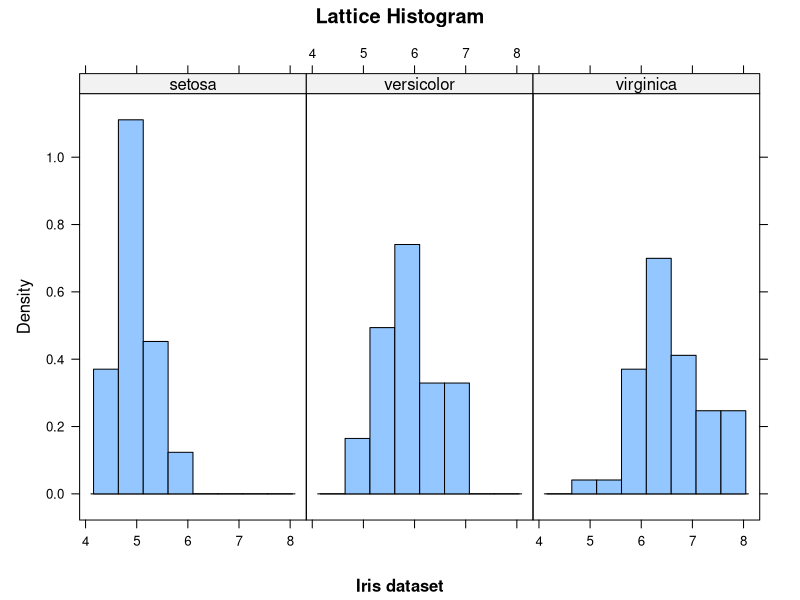
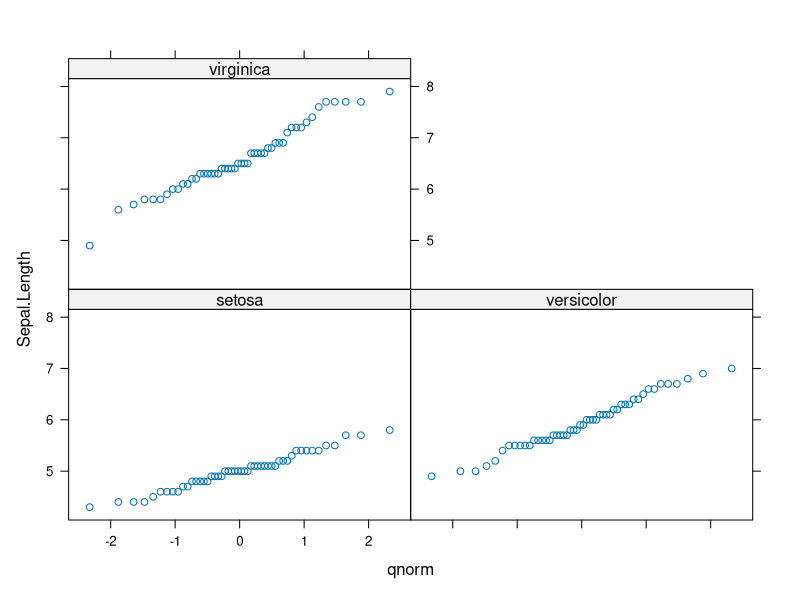
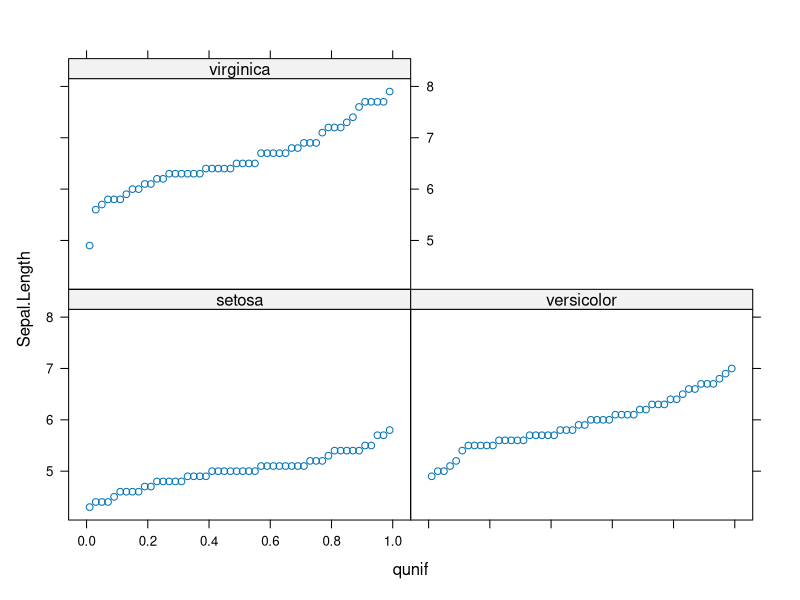
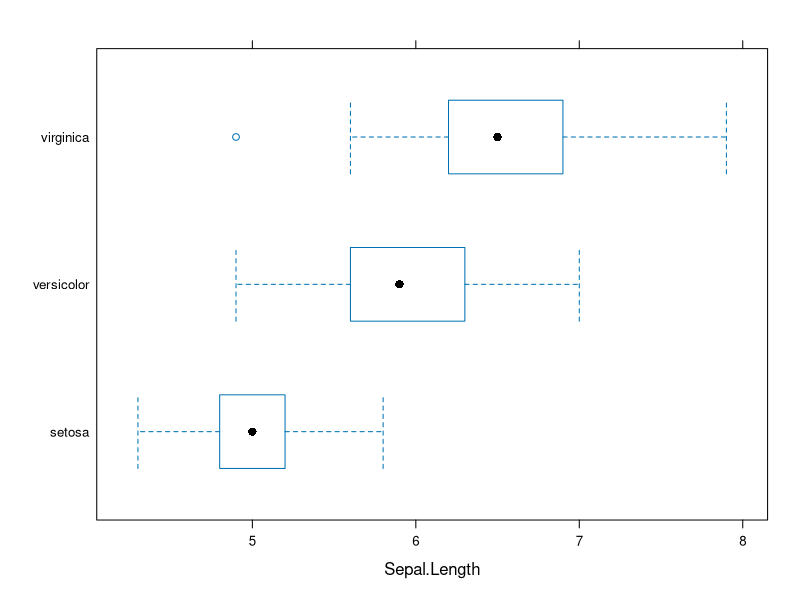
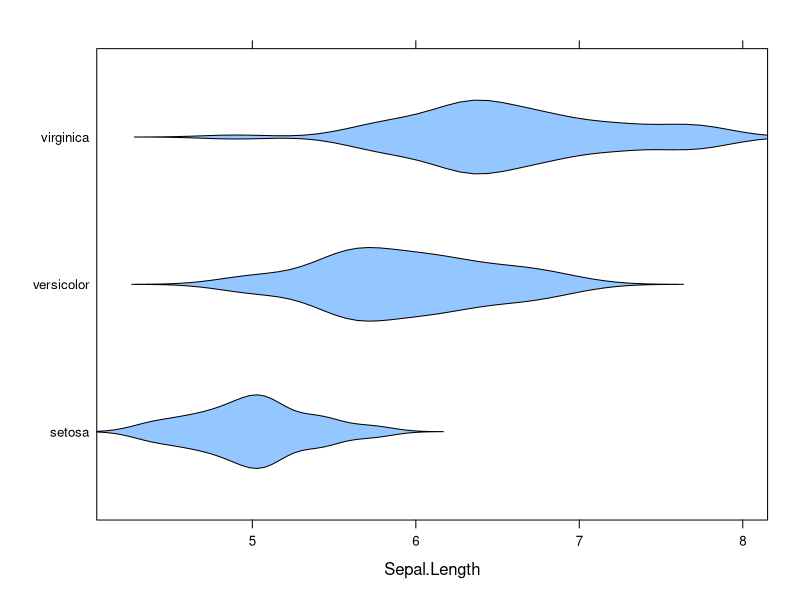

R code for these plots, in order:
library(lattice)
attach(iris)
histogram(~Sepal.Length | Species, xlab = "", data = iris, layout = c(3, 1), 
          type = "density", main = "Lattice Histogram", sub = "Iris dataset")


qqmath(~Sepal.Length | Species, data = iris)
qqmath(~Sepal.Length | Species, data = iris, distribution = qunif)

bwplot(Species ~ Sepal.Length, data = iris)
bwplot(Species ~ Sepal.Length, data = iris,
       panel = panel.violin)


# text mining in r sample - sentiment analysis

